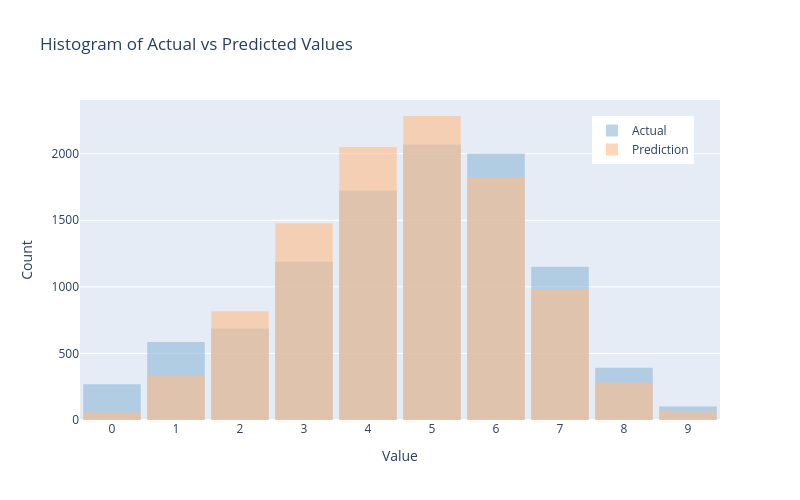

Notebook code for this chart:
### Code cell
plot_hist_plotly(results_test['actual'].cat.codes, results_test['prediction'])

### Figure 1 — Plotly figure (JSON) as saved in the notebook; plotly's stock layout.template omitted (floating-point values rounded to 4 significant figures; data arrays with more than 128 entries replaced by an {"elided": "..."} marker saying what was removed)
{"data": [{"marker": {"color": "#8fbad8"}, "name": "Actual", "opacity": 0.6, "type": "histogram", "x": {"elided": "10168 int values"}, "xbins": {"end": 9.5, "size": 1, "start": -0.5}}, {"marker": {"color": "#febd89"}, "name": "Prediction", "opacity": 0.6, "type": "histogram", "x": {"elided": "10168 int values"}, "xbins": {"end": 9.5, "size": 1, "start": -0.5}}], "layout": {"bargap": 0.1, "barmode": "overlay", "height": 500, "legend": {"x": 0.8, "y": 0.95}, "title": {"text": "Histogram of Actual vs Predicted Values<br>"}, "width": 800, "xaxis": {"dtick": 1, "tick0": 0, "tickmode": "linear", "title": {"text": "Value"}}, "yaxis": {"title": {"text": "Count"}}}}
